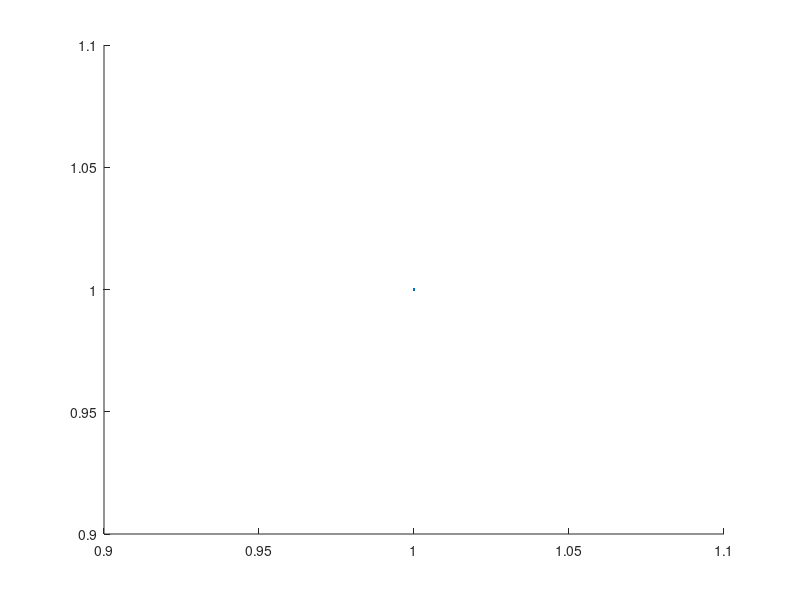

This chart was generated by the following MATLAB code: (Note: this script raises an error after producing the figure.)
clear;
close all;

mass = [0 4.98 10.04 15.02 19.99 24.97 30.03 35.01 39.86 44.84, ...
    50.28 55.26 60.32 65.3 70.27 75.25 80.31 85.29 90.14].' / 1000;
platform = ones(19,1) * (15.23 / 1000);
mass = mass + platform;
x = [559.2 552.7 545.1 537.7 531.6 524.3 517.3 509.5 503.7 496.6 488.9, ...
    481.6 474.1 467.2 460 452.5 446.3 439.4 431.6].' / 1000;
mass_error = [0.01, 0.02, 0.02, 0.03, 0.02, 0.03, 0.03, 0.04, 0.04, ...
    0.05, 0.02, 0.03, 0.03, 0.04, 0.03, 0.04, 0.04, 0.05, 0.05].' / sqrt(12) / 1000;
x_error = ones(19, 1) * (0.3 / 1000);

hold on;

zero_height = ones(19, 1) * 559.2 / 1000;
x = zero_height - x;
g = 9.80665;
errorbar(x, mass * g, x_error, x_error, mass_error * g, mass_error * g, '.');
f = fit(x, mass * g, 'poly1');

k = 6.938;
theo_force = f(x);
rsquare = (mass * g - theo_force).^2;
xhisquare = sum(rsquare ./ ((k*x_error).^2 + (mass_error * g).^2)) / 17;

omega0 = sqrt((ones(19, 1)*k) ./ mass);
figure; scatter(mass, omega0);